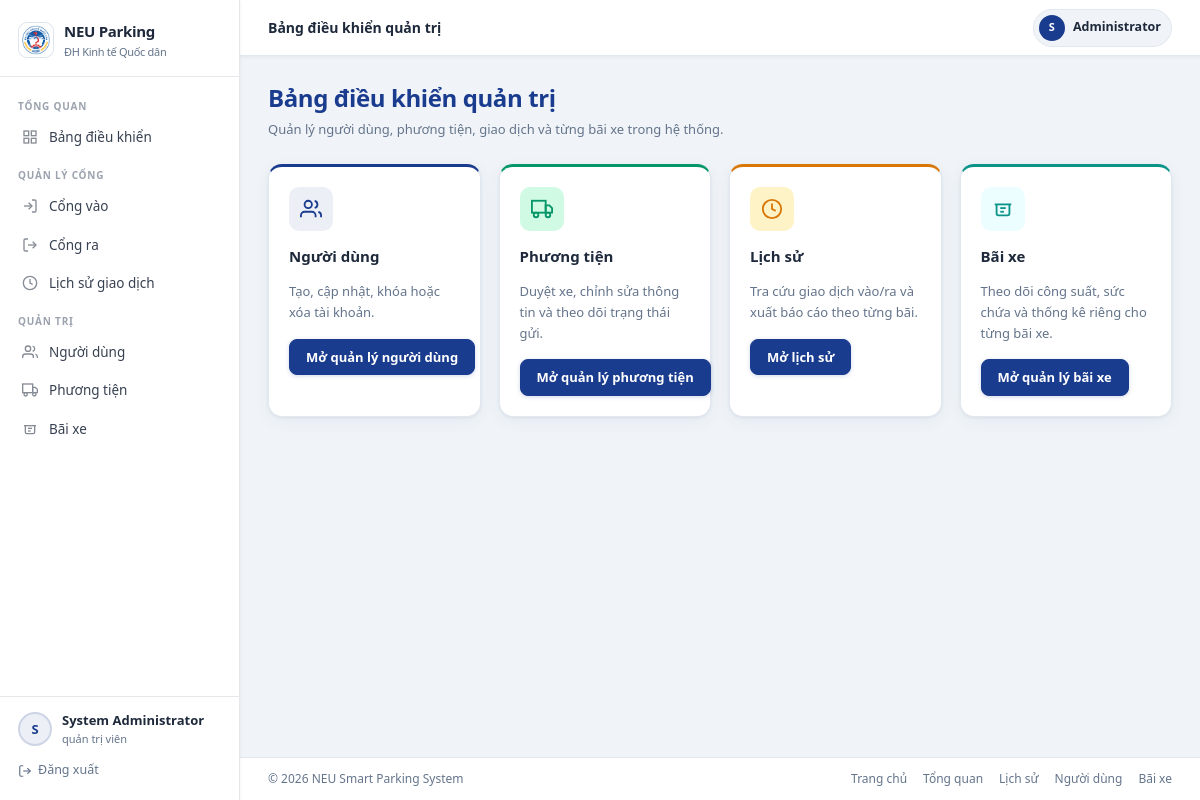
The page /admin (signed in) on the database its author committed.
### tables this page shows
CREATE TABLE users (
            id INTEGER PRIMARY KEY AUTOINCREMENT,
            username TEXT UNIQUE NOT NULL,
            password_hash TEXT NOT NULL,
            full_name TEXT NOT NULL,
            role TEXT NOT NULL DEFAULT 'student' CHECK (role IN ('admin', 'student', 'guard')),
            student_code TEXT UNIQUE,
            email TEXT UNIQUE,
            phone TEXT,
            is_active INTEGER NOT NULL DEFAULT 1,
            created_at TEXT DEFAULT CURRENT_TIMESTAMP
        );

### app.py (the view)
@app.route("/admin")
@roles_required("admin")
def admin():
    return render_template("admin.html")

### templates/admin.html (shortened to what this page needs)
{% extends 'base.html' %}
{% block topbar_title %}Bảng điều khiển quản trị{% endblock %}
{% block extra_css %}
<link rel="stylesheet" href="{{ url_for('static', filename='css/admin.css') }}">
{% endblock %}
{% block content %}
<div class="page-header">
    <div>
        <h1 class="page-title">Bảng điều khiển quản trị</h1>
        <p class="page-subtitle">Quản lý người dùng, phương tiện, giao dịch và từng bãi xe trong hệ thống.</p>
    </div>
</div>
<div class="grid grid-4">
    <article class="section-card" style="border-top:3px solid var(--primary);">
        <div style="width:44px;height:44px;background:var(--primary-muted);border-radius:10px;display:flex;align-items:center;justify-content:center;margin-bottom:14px;">
            <svg width="22" height="22" viewBox="0 0 24 24" fill="none" stroke="var(--primary)" stroke-width="2"><path d="M17 21v-2a4 4 0 0 0-4-4H5a4 4 0 0 0-4 4v2"/><circle cx="9" cy="7" r="4"/><path d="M23 21v-2a4 4 0 0 0-3-3.87"/><path d="M16 3.13a4 4 0 0 1 0 7.75"/></svg>
        </div>
        <h3 class="section-title">Người dùng</h3>
        <p class="muted" style="font-size:13px;margin-bottom:16px;line-height:1.6;">Tạo, cập nhật, khóa hoặc xóa tài khoản.</p>
        <a class="btn btn-primary" href="{{ url_for('user_management') }}">Mở quản lý người dùng</a>
    </article>
    <article class="section-card" style="border-top:3px solid var(--success);">
        <div style="width:44px;height:44px;background:var(--success-bg);border-radius:10px;display:flex;align-items:center;justify-content:center;margin-bottom:14px;">
            <svg width="22" height="22" viewBox="0 0 24 24" fill="none" stroke="var(--success)" stroke-width="2"><rect x="1" y="3" width="15" height="13"/><polygon points="16 8 20 8 23 11 23 16 16 16 16 8"/><circle cx="5.5" cy="18.5" r="2.5"/><circle cx="18.5" cy="18.5" r="2.5"/></svg>
        </div>
        <h3 class="section-title">Phương tiện</h3>
        <p class="muted" style="font-size:13px;margin-bottom:16px;line-height:1.6;">Duyệt xe, chỉnh sửa thông tin và theo dõi trạng thái gửi.</p>
        <a class="btn btn-primary" href="{{ url_for('vehicles') }}">Mở quản lý phương tiện</a>
    </article>
    <article class="section-card" style="border-top:3px solid var(--warning);">
        <div style="width:44px;height:44px;background:var(--warning-bg);border-radius:10px;display:flex;align-items:center;justify-content:center;margin-bottom:14px;">
            <svg width="22" height="22" viewBox="0 0 24 24" fill="none" stroke="var(--warning)" stroke-width="2"><circle cx="12" cy="12" r="10"/><polyline points="12 6 12 12 16 14"/></svg>
        </div>
        <h3 class="section-title">Lịch sử</h3>
        <p class="muted" style="font-size:13px;margin-bottom:16px;line-height:1.6;">Tra cứu giao dịch vào/ra và xuất báo cáo theo từng bãi.</p>
        <a class="btn btn-primary" href="{{ url_for('history') }}">Mở lịch sử</a>
    </article>
    <article class="section-card" style="border-top:3px solid #0d9488;">
        <div style="width:44px;height:44px;background:#ecfeff;border-radius:10px;display:flex;align-items:center;justify-content:center;margin-bottom:14px;">
            <svg width="22" height="22" viewBox="0 0 24 24" fill="none" stroke="#0d9488" stroke-width="2"><path d="M3 7h18"/><path d="M5 7v10a2 2 0 0 0 2 2h10a2 2 0 0 0 2-2V7"/><path d="M9 11h6"/><path d="M9 15h4"/></svg>
        </div>
        <h3 class="section-title">Bãi xe</h3>
        <p class="muted" style="font-size:13px;margin-bottom:16px;line-height:1.6;">Theo dõi công suất, sức chứa và thống kê riêng cho từng bãi xe.</p>
        <a class="btn btn-primary" href="{{ url_for('parking_areas_admin') }}">Mở quản lý bãi xe</a>
    </article>
</div>
{% endblock %}

### templates/base.html (shortened to what this page needs)
<!DOCTYPE html>
<html lang="vi">
<head>
    <link rel="stylesheet" href="{{ url_for('static', filename='css/base.css') }}">
    <link rel="stylesheet" href="{{ url_for('static', filename='css/layout.css') }}">
    <link rel="stylesheet" href="{{ url_for('static', filename='css/components.css') }}">
    <link rel="stylesheet" href="{{ url_for('static', filename='css/forms.css') }}">
    <link rel="stylesheet" href="{{ url_for('static', filename='css/tables.css') }}">
    {% block extra_css %}{% endblock %}
</head>
<body>
{% if current_user %}
<div class="app-shell">
    <aside class="sidebar" id="sidebar">
        <div class="sidebar-brand">
            <a class="sidebar-brand-logo" href="{{ url_for('index') }}">
                <div class="sidebar-brand-icon">
                    <img src="{{ url_for('static', filename='images/logo-neu.png') }}" alt="NEU logo">
                </div>
                <div>
                    <div>NEU Parking</div>
                    <div class="sidebar-brand-subtitle">ĐH Kinh tế Quốc dân</div>
                </div>
            </a>
        </div>
        <nav class="sidebar-nav">
            {% if current_user.role in ['admin', 'guard'] %}
            <div class="sidebar-section">
                <div class="sidebar-section-label">Tổng quan</div>
                <a class="sidebar-link {% if request.endpoint == 'dashboard' %}active{% endif %}"
                   href="{{ url_for('dashboard') }}">
                    <span class="sidebar-link-icon">
                        <svg width="16" height="16" viewBox="0 0 24 24" fill="none" stroke="currentColor" stroke-width="2"><rect x="3" y="3" width="7" height="7"/><rect x="14" y="3" width="7" height="7"/><rect x="14" y="14" width="7" height="7"/><rect x="3" y="14" width="7" height="7"/></svg>
                    </span>
                    Bảng điều khiển
                </a>
            </div>
            <div class="sidebar-section">
                <div class="sidebar-section-label">Quản lý cổng</div>
                <a class="sidebar-link {% if request.endpoint == 'gate_in' %}active{% endif %}"
                   href="{{ url_for('gate_in') }}">
                    <span class="sidebar-link-icon">
                        <svg width="16" height="16" viewBox="0 0 24 24" fill="none" stroke="currentColor" stroke-width="2"><path d="M15 3h4a2 2 0 012 2v14a2 2 0 01-2 2h-4"/><polyline points="10 17 15 12 10 7"/><line x1="15" y1="12" x2="3" y2="12"/></svg>
                    </span>
                    Cổng vào
                </a>
                <a class="sidebar-link {% if request.endpoint == 'gate_out' %}active{% endif %}"
                   href="{{ url_for('gate_out') }}">
                    <span class="sidebar-link-icon">
                        <svg width="16" height="16" viewBox="0 0 24 24" fill="none" stroke="currentColor" stroke-width="2"><path d="M9 21H5a2 2 0 01-2-2V5a2 2 0 012-2h4"/><polyline points="16 17 21 12 16 7"/><line x1="21" y1="12" x2="9" y2="12"/></svg>
                    </span>
                    Cổng ra
                </a>
                <a class="sidebar-link {% if request.endpoint == 'history' %}active{% endif %}"
                   href="{{ url_for('history') }}">
                    <span class="sidebar-link-icon">
                        <svg width="16" height="16" viewBox="0 0 24 24" fill="none" stroke="currentColor" stroke-width="2"><circle cx="12" cy="12" r="10"/><polyline points="12 6 12 12 16 14"/></svg>
                    </span>
                    Lịch sử giao dịch
                </a>
            </div>
            {% if current_user.role == 'admin' %}
            <div class="sidebar-section">
                <div class="sidebar-section-label">Quản trị</div>
                <a class="sidebar-link {% if request.endpoint == 'user_management' %}active{% endif %}"
                   href="{{ url_for('user_management') }}">
                    <span class="sidebar-link-icon">
                        <svg width="16" height="16" viewBox="0 0 24 24" fill="none" stroke="currentColor" stroke-width="2"><path d="M17 21v-2a4 4 0 00-4-4H5a4 4 0 00-4 4v2"/><circle cx="9" cy="7" r="4"/><path d="M23 21v-2a4 4 0 00-3-3.87"/><path d="M16 3.13a4 4 0 010 7.75"/></svg>
                    </span>
                    Người dùng
                </a>
                <a class="sidebar-link {% if request.endpoint == 'vehicles' %}active{% endif %}"
                   href="{{ url_for('vehicles') }}">
                    <span class="sidebar-link-icon">
                        <svg width="16" height="16" viewBox="0 0 24 24" fill="none" stroke="currentColor" stroke-width="2"><rect x="1" y="3" width="15" height="13"/><polygon points="16 8 20 8 23 11 23 16 16 16 16 8"/><circle cx="5.5" cy="18.5" r="2.5"/><circle cx="18.5" cy="18.5" r="2.5"/></svg>
                    </span>
                    Phương tiện
                </a>
                <a class="sidebar-link {% if request.endpoint in ['parking_areas_admin', 'parking_area_detail'] %}active{% endif %}"
                   href="{{ url_for('parking_areas_admin') }}">
                    <span class="sidebar-link-icon">
                        <svg width="16" height="16" viewBox="0 0 24 24" fill="none" stroke="currentColor" stroke-width="2"><path d="M3 7h18"/><path d="M5 7v10a2 2 0 0 0 2 2h10a2 2 0 0 0 2-2V7"/><path d="M9 11h6"/><path d="M9 15h4"/></svg>
                    </span>
                    Bãi xe
                </a>
            </div>
            {% endif %}
            {% endif %}
        </nav>
        <div class="sidebar-footer">
            <div class="sidebar-user">
                <div class="sidebar-avatar">{{ current_user.full_name[0] | upper if current_user.full_name else 'U' }}</div>
                <div class="sidebar-user-info">
                    <div class="sidebar-user-name">{{ current_user.full_name }}</div>
                    <div class="sidebar-user-role">{{ translate_role(current_user.role) }}</div>
                </div>
            </div>
            <a class="sidebar-logout" href="{{ url_for('logout') }}">
                <svg width="14" height="14" viewBox="0 0 24 24" fill="none" stroke="currentColor" stroke-width="2"><path d="M9 21H5a2 2 0 01-2-2V5a2 2 0 012-2h4"/><polyline points="16 17 21 12 16 7"/><line x1="21" y1="12" x2="9" y2="12"/></svg>
                Đăng xuất
            </a>
        </div>
    </aside>
    <div class="main-area">
        <header class="topbar">
            <div class="topbar-left">
                <span class="topbar-title">{% block topbar_title %}NEU Smart Parking{% endblock %}</span>
            </div>
            <div class="topbar-right">
                <a class="topbar-user" href="{% if current_user.role in ['admin','guard'] %}{{ url_for('dashboard') }}{% else %}{{ url_for('self_dashboard') }}{% endif %}">
                    <div class="topbar-avatar">{{ current_user.full_name[0] | upper if current_user.full_name else 'U' }}</div>
                    {{ current_user.full_name.split(' ')[-1] }}
                </a>
            </div>
        </header>
        <main class="page-content">
            {% block content %}{% endblock %}
        </main>
        <footer class="app-footer">
            <span>&copy; {{ current_year }} NEU Smart Parking System</span>
            <div class="app-footer-links">
                <a href="{{ url_for('index') }}">Trang chủ</a>
                {% if current_user.role in ['admin', 'guard'] %}
                    <a href="{{ url_for('dashboard') }}">Tổng quan</a>
                    <a href="{{ url_for('history') }}">Lịch sử</a>
                {% if current_user.role == 'admin' %}
                    <a href="{{ url_for('user_management') }}">Người dùng</a>
                    <a href="{{ url_for('parking_areas_admin') }}">Bãi xe</a>
                    {% endif %}
                {% else %}
                    <a href="{{ url_for('self_dashboard') }}">Trang cá nhân</a>
                    <a href="{{ url_for('student_qr') }}">Mã QR</a>
                    <a href="{{ url_for('self_history') }}">Lịch sử</a>
                {% endif %}
            </div>
        </footer>
    </div>
</div>
{% endif %}
</body>
</html>

### rows shown on the page
users: full_name "S", full_name "System Administrator", full_name "Administrator"
